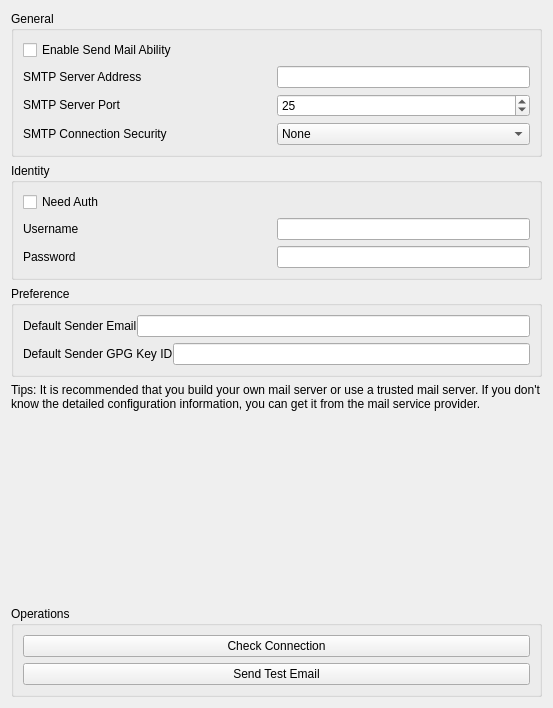
<?xml version="1.0" encoding="UTF-8"?>
<ui version="4.0">
 <class>SendMailSettings</class>
 <widget class="QWidget" name="SendMailSettings">
  <property name="geometry">
   <rect>
    <x>0</x>
    <y>0</y>
    <width>553</width>
    <height>708</height>
   </rect>
  </property>
  <property name="windowTitle">
   <string>Form</string>
  </property>
  <layout class="QGridLayout" name="gridLayout">
   <item row="0" column="0">
    <layout class="QVBoxLayout" name="verticalLayout">
     <item>
      <widget class="QGroupBox" name="generalGroupBox">
       <property name="title">
        <string>General</string>
       </property>
       <layout class="QGridLayout" name="gridLayout_2">
        <item row="0" column="0">
         <layout class="QVBoxLayout" name="verticalLayout_2">
          <item>
           <widget class="QCheckBox" name="enableCheckBox">
            <property name="text">
             <string>Enable Send Mail Ability</string>
            </property>
            <property name="tristate">
             <bool>false</bool>
            </property>
           </widget>
          </item>
          <item>
           <widget class="QWidget" name="horizontalWidget" native="true">
            <layout class="QHBoxLayout" name="horizontalLayout">
             <property name="spacing">
              <number>0</number>
             </property>
             <property name="leftMargin">
              <number>0</number>
             </property>
             <property name="topMargin">
              <number>0</number>
             </property>
             <property name="rightMargin">
              <number>0</number>
             </property>
             <property name="bottomMargin">
              <number>0</number>
             </property>
             <item>
              <widget class="QLabel" name="smtpServerAddressLabel">
               <property name="text">
                <string>SMTP Server Address</string>
               </property>
              </widget>
             </item>
             <item>
              <widget class="QLineEdit" name="smtpServerAddressEdit">
               <property name="sizePolicy">
                <sizepolicy hsizetype="Preferred" vsizetype="Fixed">
                 <horstretch>0</horstretch>
                 <verstretch>0</verstretch>
                </sizepolicy>
               </property>
              </widget>
             </item>
            </layout>
           </widget>
          </item>
          <item>
           <widget class="QWidget" name="horizontalWidget_2" native="true">
            <layout class="QHBoxLayout" name="horizontalLayout_2">
             <property name="spacing">
              <number>0</number>
             </property>
             <property name="leftMargin">
              <number>0</number>
             </property>
             <property name="topMargin">
              <number>0</number>
             </property>
             <property name="rightMargin">
              <number>0</number>
             </property>
             <property name="bottomMargin">
              <number>0</number>
             </property>
             <item>
              <widget class="QLabel" name="smtpServerPortLabel">
               <property name="sizePolicy">
                <sizepolicy hsizetype="Preferred" vsizetype="Fixed">
                 <horstretch>0</horstretch>
                 <verstretch>0</verstretch>
                </sizepolicy>
               </property>
               <property name="text">
                <string>SMTP Server Port</string>
               </property>
              </widget>
             </item>
             <item>
              <widget class="QSpinBox" name="portSpin">
               <property name="sizePolicy">
                <sizepolicy hsizetype="Minimum" vsizetype="Fixed">
                 <horstretch>0</horstretch>
                 <verstretch>0</verstretch>
                </sizepolicy>
               </property>
               <property name="minimum">
                <number>1</number>
               </property>
               <property name="maximum">
                <number>65535</number>
               </property>
               <property name="value">
                <number>25</number>
               </property>
              </widget>
             </item>
            </layout>
           </widget>
          </item>
          <item>
           <widget class="QWidget" name="horizontalWidget" native="true">
            <layout class="QHBoxLayout" name="horizontalLayout_8">
             <property name="spacing">
              <number>0</number>
             </property>
             <property name="leftMargin">
              <number>0</number>
             </property>
             <property name="topMargin">
              <number>0</number>
             </property>
             <property name="rightMargin">
              <number>0</number>
             </property>
             <property name="bottomMargin">
              <number>0</number>
             </property>
             <item>
              <widget class="QLabel" name="connectionSecurityLabel">
               <property name="text">
                <string>SMTP Connection Security</string>
               </property>
              </widget>
             </item>
             <item>
              <widget class="QComboBox" name="connextionSecurityComboBox">
               <property name="currentText">
                <string>None</string>
               </property>
               <item>
                <property name="text">
                 <string>None</string>
                </property>
               </item>
               <item>
                <property name="text">
                 <string>SSL</string>
                </property>
               </item>
               <item>
                <property name="text">
                 <string>TLS</string>
                </property>
               </item>
               <item>
                <property name="text">
                 <string>STARTTLS</string>
                </property>
               </item>
              </widget>
             </item>
            </layout>
           </widget>
          </item>
         </layout>
        </item>
       </layout>
      </widget>
     </item>
     <item>
      <widget class="QGroupBox" name="identityGroupBox">
       <property name="title">
        <string>Identity</string>
       </property>
       <layout class="QGridLayout" name="gridLayout_3">
        <item row="2" column="0">
         <layout class="QVBoxLayout" name="verticalLayout_3">
          <item>
           <widget class="QCheckBox" name="identityCheckBox">
            <property name="text">
             <string>Need Auth</string>
            </property>
           </widget>
          </item>
          <item>
           <widget class="QWidget" name="horizontalWidget_3" native="true">
            <layout class="QHBoxLayout" name="horizontalLayout_3">
             <property name="spacing">
              <number>0</number>
             </property>
             <property name="leftMargin">
              <number>0</number>
             </property>
             <property name="topMargin">
              <number>0</number>
             </property>
             <property name="rightMargin">
              <number>0</number>
             </property>
             <property name="bottomMargin">
              <number>0</number>
             </property>
             <item>
              <widget class="QLabel" name="usernameLabel">
               <property name="text">
                <string>Username</string>
               </property>
              </widget>
             </item>
             <item>
              <widget class="QLineEdit" name="usernameEdit">
               <property name="sizePolicy">
                <sizepolicy hsizetype="Preferred" vsizetype="Fixed">
                 <horstretch>0</horstretch>
                 <verstretch>0</verstretch>
                </sizepolicy>
               </property>
              </widget>
             </item>
            </layout>
           </widget>
          </item>
          <item>
           <widget class="QWidget" name="horizontalWidget_4" native="true">
            <layout class="QHBoxLayout" name="horizontalLayout_4">
             <property name="spacing">
              <number>0</number>
             </property>
             <property name="leftMargin">
              <number>0</number>
             </property>
             <property name="topMargin">
              <number>0</number>
             </property>
             <property name="rightMargin">
              <number>0</number>
             </property>
             <property name="bottomMargin">
              <number>0</number>
             </property>
             <item>
              <widget class="QLabel" name="passwordLabel">
               <property name="text">
                <string>Password</string>
               </property>
              </widget>
             </item>
             <item>
              <widget class="QLineEdit" name="passwordEdit">
               <property name="sizePolicy">
                <sizepolicy hsizetype="Preferred" vsizetype="Fixed">
                 <horstretch>0</horstretch>
                 <verstretch>0</verstretch>
                </sizepolicy>
               </property>
               <property name="echoMode">
                <enum>QLineEdit::Password</enum>
               </property>
              </widget>
             </item>
            </layout>
           </widget>
          </item>
         </layout>
        </item>
       </layout>
      </widget>
     </item>
     <item>
      <widget class="QGroupBox" name="preferenceGroupBox">
       <property name="title">
        <string>Preference</string>
       </property>
       <layout class="QGridLayout" name="gridLayout_4">
        <item row="0" column="0">
         <layout class="QVBoxLayout" name="verticalLayout_4">
          <item>
           <widget class="QWidget" name="horizontalWidget_5" native="true">
            <layout class="QHBoxLayout" name="horizontalLayout_6">
             <property name="spacing">
              <number>0</number>
             </property>
             <property name="leftMargin">
              <number>0</number>
             </property>
             <property name="topMargin">
              <number>0</number>
             </property>
             <property name="rightMargin">
              <number>0</number>
             </property>
             <property name="bottomMargin">
              <number>0</number>
             </property>
             <item>
              <widget class="QLabel" name="senderLabel">
               <property name="text">
                <string>Default Sender Email</string>
               </property>
               <property name="margin">
                <number>5</number>
               </property>
              </widget>
             </item>
             <item>
              <widget class="QLineEdit" name="defaultSenderEmailEdit"/>
             </item>
            </layout>
           </widget>
          </item>
         </layout>
        </item>
        <item row="1" column="0">
         <widget class="QWidget" name="horizontalWidget_6" native="true">
          <layout class="QHBoxLayout" name="horizontalLayout_7">
           <property name="spacing">
            <number>0</number>
           </property>
           <property name="leftMargin">
            <number>0</number>
           </property>
           <property name="topMargin">
            <number>0</number>
           </property>
           <property name="rightMargin">
            <number>0</number>
           </property>
           <property name="bottomMargin">
            <number>0</number>
           </property>
           <item>
            <widget class="QLabel" name="gpgkeyIdLabel">
             <property name="text">
              <string>Default Sender GPG Key ID</string>
             </property>
             <property name="margin">
              <number>5</number>
             </property>
            </widget>
           </item>
           <item>
            <widget class="QLineEdit" name="gpgKeyIDEdit"/>
           </item>
          </layout>
         </widget>
        </item>
       </layout>
      </widget>
     </item>
     <item>
      <widget class="QLabel" name="tipsLabel">
       <property name="text">
        <string>Tips: It is recommended that you build your own mail server or use a trusted mail server. If you don't know the detailed configuration information, you can get it from the mail service provider.</string>
       </property>
       <property name="wordWrap">
        <bool>true</bool>
       </property>
      </widget>
     </item>
     <item>
      <spacer name="verticalSpacer">
       <property name="orientation">
        <enum>Qt::Vertical</enum>
       </property>
       <property name="sizeHint" stdset="0">
        <size>
         <width>20</width>
         <height>40</height>
        </size>
       </property>
      </spacer>
     </item>
     <item>
      <widget class="QGroupBox" name="operationsGroupBox">
       <property name="title">
        <string>Operations</string>
       </property>
       <layout class="QGridLayout" name="gridLayout_5">
        <item row="0" column="0">
         <layout class="QVBoxLayout" name="verticalLayout_5">
          <item>
           <widget class="QPushButton" name="checkConnectionButton">
            <property name="text">
             <string>Check Connection</string>
            </property>
           </widget>
          </item>
          <item>
           <widget class="QPushButton" name="senTestMailButton">
            <property name="text">
             <string>Send Test Email</string>
            </property>
           </widget>
          </item>
         </layout>
        </item>
       </layout>
      </widget>
     </item>
    </layout>
   </item>
  </layout>
 </widget>
 <resources/>
 <connections/>
</ui>
